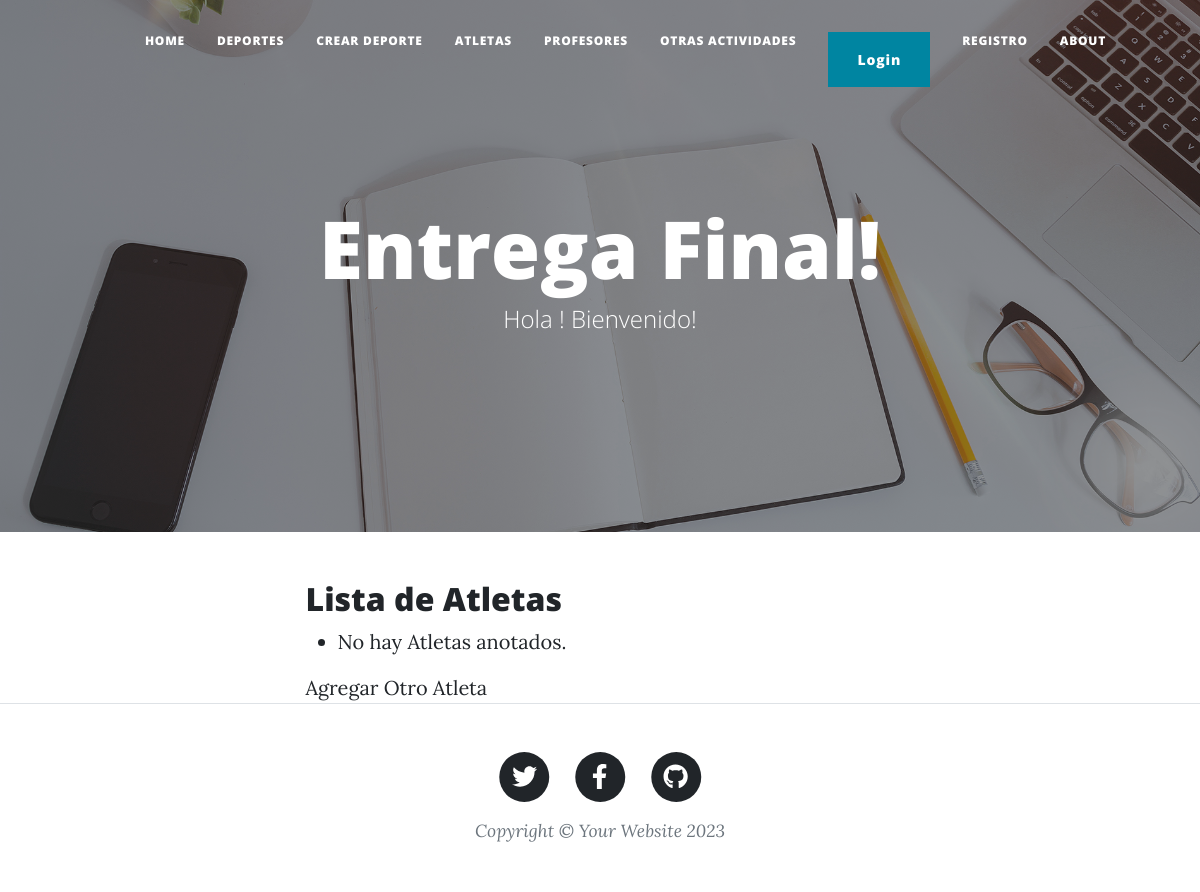
The page /listar-atletas/ on the database as committed earlier.
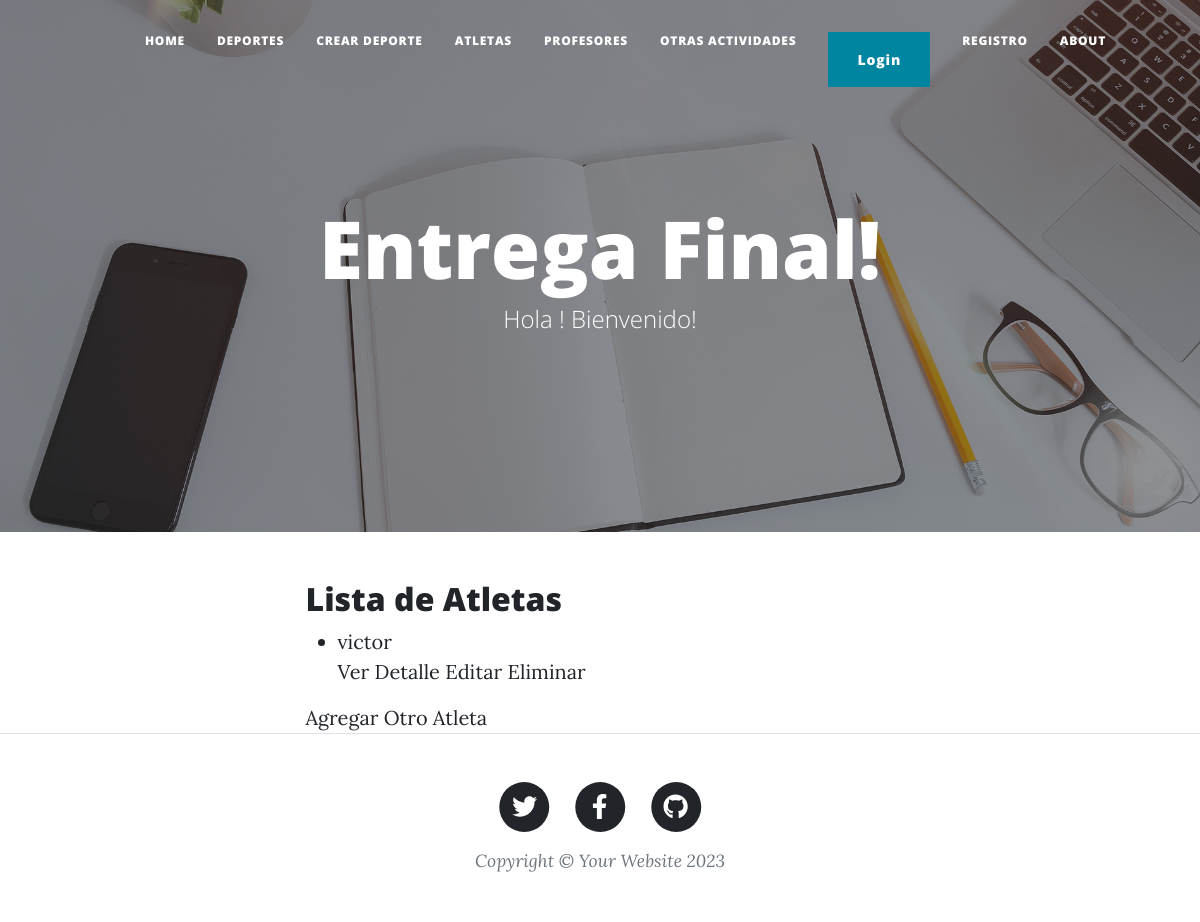
The same page on the database as committed later.
### mi_primer_app/models.py (models this page shows, shortened)
class Atleta(models.Model):
    nombre = models.CharField(max_length=100)
    apellido = models.CharField(max_length=100)
    email = models.EmailField(unique=True)
    edad = models.IntegerField()
    deporte =models.CharField(max_length=100)
    fecha_inscripcion = models.DateField(auto_now_add=True)

### mi_primer_app/views.py (the view)
# urls.py: path('listar-atletas/', AtletaListView.as_view(), name='listar-atletas'),
class AtletaListView(ListView):
     model = Atleta
     template_name = 'mi_primer_app/listar_atletas.html'
     context_object_name = 'atletas'

### mi_primer_app/templates/mi_primer_app/listar_atletas.html
{% extends "padre.html" %}
{% block content %}
<h2> Lista de Atletas </h2>
<ul>
    {% for atleta in atletas %}
          <li>{{ atleta.nombre }}</li>
        <a href="{% url 'detalle-atleta' atleta.pk %}">Ver Detalle</a>
        <a href="{% url 'editar-atleta' atleta.pk %}">Editar</a>
        <a href="{% url 'eliminar-atleta' atleta.pk %}">Eliminar</a>
    {% empty %}
          <li>No hay Atletas anotados.</li>
    {% endfor %}
</ul>
<a href="{% url 'crear-atleta' %}">Agregar Otro Atleta</a>
{% endblock %}

Rows that differ between the two databases and show on the page:
added Atleta: nombre "victor"
Other text that changed with them:
text no longer shown: "No hay Atletas anotados."
